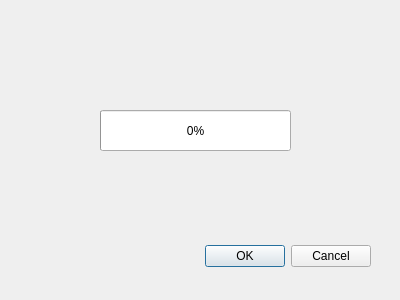
<?xml version="1.0" encoding="UTF-8"?>
<ui version="4.0">
 <class>Dialog</class>
 <widget class="QDialog" name="Dialog">
  <property name="geometry">
   <rect>
    <x>0</x>
    <y>0</y>
    <width>400</width>
    <height>300</height>
   </rect>
  </property>
  <property name="windowTitle">
   <string>Dialog</string>
  </property>
  <widget class="QDialogButtonBox" name="buttonBox">
   <property name="geometry">
    <rect>
     <x>30</x>
     <y>240</y>
     <width>341</width>
     <height>32</height>
    </rect>
   </property>
   <property name="orientation">
    <enum>Qt::Horizontal</enum>
   </property>
   <property name="standardButtons">
    <set>QDialogButtonBox::Cancel|QDialogButtonBox::Ok</set>
   </property>
  </widget>
  <widget class="QProgressBar" name="progressBar">
   <property name="geometry">
    <rect>
     <x>100</x>
     <y>110</y>
     <width>191</width>
     <height>41</height>
    </rect>
   </property>
   <property name="value">
    <number>0</number>
   </property>
  </widget>
 </widget>
 <resources/>
 <connections>
  <connection>
   <sender>buttonBox</sender>
   <signal>accepted()</signal>
   <receiver>Dialog</receiver>
   <slot>accept()</slot>
   <hints>
    <hint type="sourcelabel">
     <x>248</x>
     <y>254</y>
    </hint>
    <hint type="destinationlabel">
     <x>157</x>
     <y>274</y>
    </hint>
   </hints>
  </connection>
  <connection>
   <sender>buttonBox</sender>
   <signal>rejected()</signal>
   <receiver>Dialog</receiver>
   <slot>reject()</slot>
   <hints>
    <hint type="sourcelabel">
     <x>316</x>
     <y>260</y>
    </hint>
    <hint type="destinationlabel">
     <x>286</x>
     <y>274</y>
    </hint>
   </hints>
  </connection>
 </connections>
</ui>
